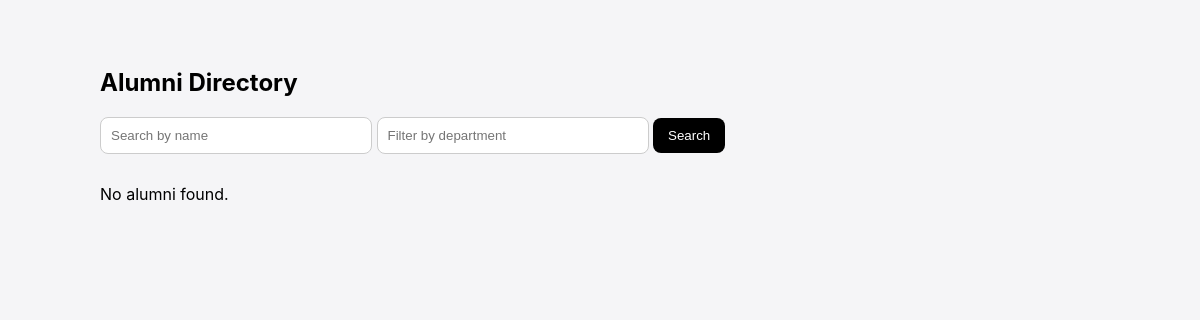
/directory/ (signed in), run on an earlier commit of the app's database.
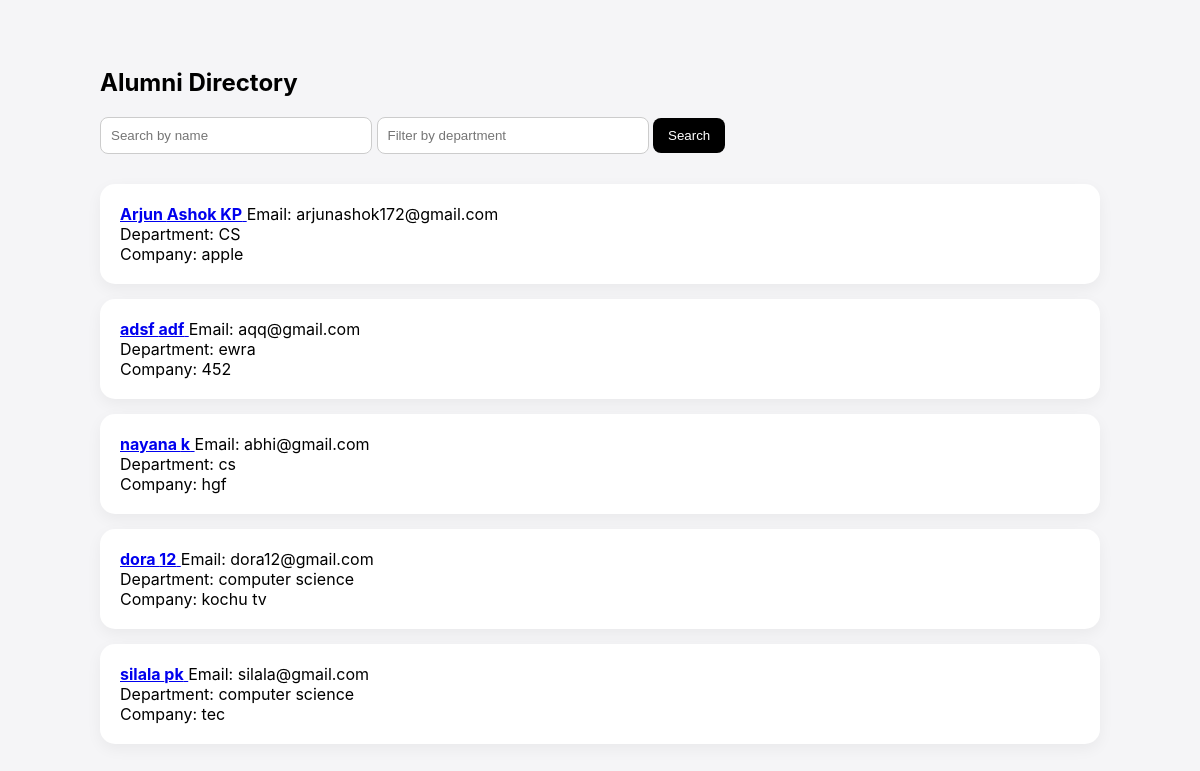
And on a later commit of the database.
### alumni_module/models.py (models this page shows, shortened)
class AlumniProfile(models.Model):
    user = models.OneToOneField(User, on_delete=models.CASCADE)
    first_name = models.CharField(max_length=100, blank=True)
    last_name = models.CharField(max_length=100, blank=True)
    gender = models.CharField(max_length=20, blank=True)
    date_of_birth = models.DateField(null=True, blank=True)
    photo = models.ImageField(upload_to='photos/', null=True, blank=True)
    address = models.TextField(blank=True)
    city = models.CharField(max_length=100, blank=True)
    state = models.CharField(max_length=100, blank=True)
    country = models.CharField(max_length=100, blank=True)
    postal_code = models.CharField(max_length=20, blank=True)

class AcademicDetails(models.Model):
    user = models.OneToOneField(User, on_delete=models.CASCADE)
    student_id = models.CharField(max_length=50, blank=True)
    degree = models.CharField(max_length=100, blank=True)
    department = models.CharField(max_length=100, blank=True)
    year_of_admission = models.IntegerField(null=True, blank=True)
    year_of_graduation = models.IntegerField(null=True, blank=True)
    achievements = models.TextField(blank=True)

class ProfessionalDetails(models.Model):
    user = models.OneToOneField(User, on_delete=models.CASCADE)
    current_designation = models.CharField(max_length=100, blank=True)
    current_company = models.CharField(max_length=100, blank=True)
    industry = models.CharField(max_length=100, blank=True)
    year_of_experience = models.IntegerField(null=True, blank=True)
    company_location = models.CharField(max_length=200, blank=True)
    linkedin_profile = models.URLField(blank=True)
    career_highlights = models.TextField(blank=True)

### alumni_module/views.py (the view)
# urls.py: path('directory/', views.alumni_directory, name='alumni_directory'),
@login_required
def alumni_directory(request):
    query = request.GET.get('q')
    department = request.GET.get('department')
    approved_users = SystemMetadata.objects.filter(
        status="APPROVED"
    ).values_list('user', flat=True)
    profiles = AlumniProfile.objects.filter(user__in=approved_users)
    if query:
        profiles = profiles.filter(
            Q(first_name__icontains=query) |
            Q(last_name__icontains=query)
        )
    if department:
        profiles = profiles.filter(
            user__academicdetails__department__icontains=department
        )
    return render(request, 'alumni/alumni_directory.html', {
        'profiles': profiles
    })

### templates/alumni/alumni_directory.html (shortened to what this page needs)
<!DOCTYPE html>
<html>
<head>
</head>
<body>
<div class="container">
<h2>Alumni Directory</h2>
<div class="search-box">
    <form method="GET">
        <input type="text" name="q" placeholder="Search by name">
        <input type="text" name="department" placeholder="Filter by department">
        <button type="submit">Search</button>
    </form>
</div>
{% for profile in profiles %}
    <div class="card">
    <a href="{% url 'view_profile' profile.user.id %}">
        <strong>{{ profile.first_name }} {{ profile.last_name }}</strong>
    </a>
        Email: {{ profile.user.email }}<br>
        Department: {{ profile.user.academicdetails.department }}<br>
        Company: {{ profile.user.professionaldetails.current_company }}
    </div>
{% empty %}
    <p>No alumni found.</p>
{% endfor %}
</div>
</body>
</html>

### templates/alumni/alumni_directory.html (style rules this page uses)
body { font-family: -apple-system, BlinkMacSystemFont, sans-serif; background: #f5f5f7; padding: 40px; }
.container { max-width: 1000px; margin: auto; }
.search-box { margin-bottom: 30px; }
input { padding: 10px; width: 250px; border-radius: 8px; border: 1px solid #ccc; }
button { padding: 10px 15px; background: black; color: white; border: none; border-radius: 8px; }
.card { background: white; padding: 20px; border-radius: 15px; margin-bottom: 15px; box-shadow: 0 5px 15px rgba(0,0,0,0.05); }

What changed in the data, as far as the page shows it:
now on this page (row unchanged): AlumniProfile: first_name "Arjun", last_name "Ashok KP", user.email "arjunashok172@gmail.com", user.academicdetails.department "CS", user.professionaldetails.current_company "apple"
now on this page (row unchanged): AlumniProfile: first_name "adsf", last_name "adf", user.email "aqq@gmail.com", user.academicdetails.department "ewra", user.professionaldetails.current_company "452"
now on this page (row edited): AlumniProfile: first_name "nayana", last_name "k", user.email "abhi@gmail.com", user.academicdetails.department "cs", user.professionaldetails.current_company "hgf"
added AlumniProfile: first_name "dora", last_name "12", user.email "dora12@gmail.com", user.academicdetails.department "computer science", user.professionaldetails.current_company "kochu tv"
added AlumniProfile: first_name "silala", last_name "pk", user.email "silala@gmail.com", user.academicdetails.department "computer science", user.professionaldetails.current_company "tec"
Also different on the page:
text no longer shown: "No alumni found."
